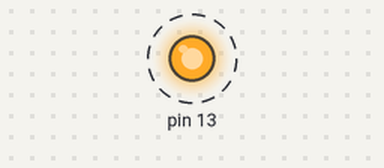
Recording of a sketch running on a simulated Arduino Uno, built with avr-gcc and run on an emulated ATmega328P. Shown: output pins drawn as LEDs (lit = HIGH). Dashed ring = blinking.

Above: at 0.5 s.
Timing chart, 0 to 4.6 s (numbered marks = the images above):
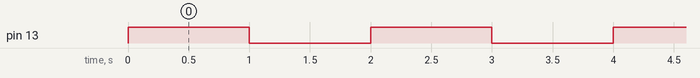

The sketch:

BlinkCpp.ino
```cpp
/// Test Blink sketch with LED cpp library

//include LED library
#include <LED.h>
// create a new LED object
  LED led = LED(13); // new LED on pin 13
// the setup routine runs once when you press reset:
void setup() {

}

// the loop routine runs over and over again forever:
void loop() {
  led.on();
  delay(1000);               // wait for a second
  led.off();
  delay(1000);               // wait for a second
}
```

Measured:
- by itself, pin 13: alternates HIGH for 1.0 s and LOW for 1.0 s
